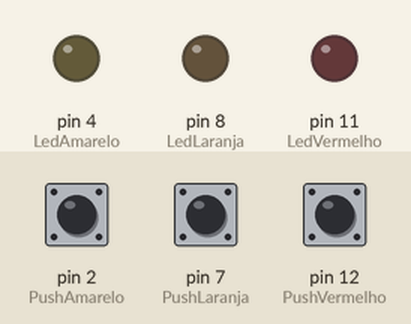
Bench run of a sketch on a simulated Arduino Uno, built with avr-gcc and run on an emulated ATmega328P. On the bench: output pins drawn as LEDs (lit = HIGH). The test bench sets the inputs (shaded band); at power-on: pin 2 (PushAmarelo) LOW, pin 7 (PushLaranja) LOW, pin 12 (PushVermelho) LOW.

Above: at 1.2 s.
1.3 s: pin 2 (PushAmarelo) pulled HIGH for 0.15 s
At 2.2 s:
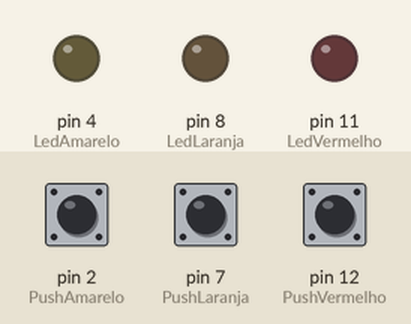
3.0 s: pin 7 (PushLaranja) pulled HIGH for 0.15 s
At 3.1 s:
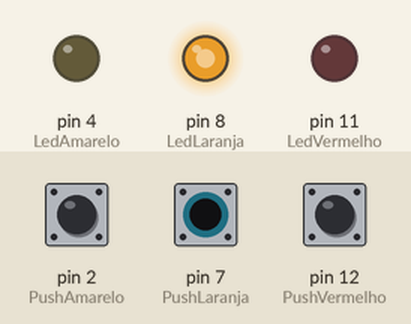
4.7 s: pin 12 (PushVermelho) pulled HIGH for 0.15 s
At 4.8 s:
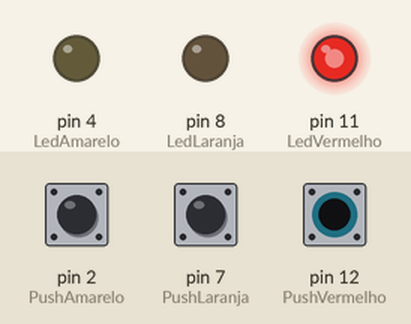
6.4 s: pin 2 (PushAmarelo) pulled HIGH for 1 s
At 7.2 s:
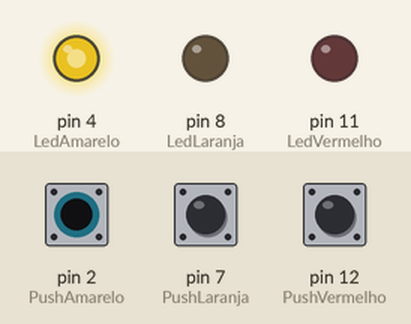
8.9 s: pin 2 (PushAmarelo) pulled HIGH for 3.2 s
At 13.0 s:
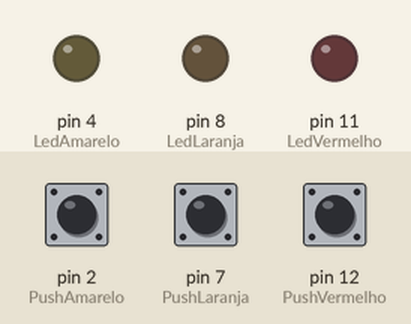
13.6 s: pin 7 (PushLaranja) pulled HIGH for 1 s
At 14.1 s:
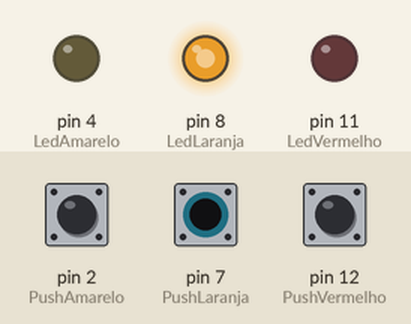
Timing chart, 0 to 16.6 s (numbered marks = the images above; inputs shaded):
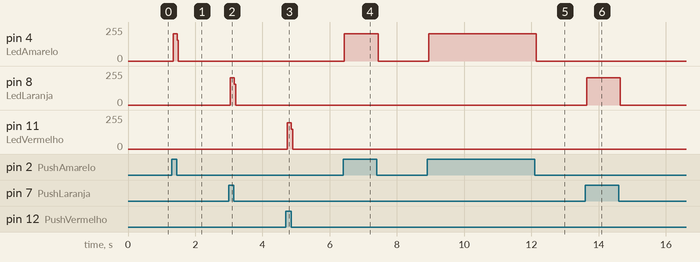

Measured:
- after the input at 1.3 s, pin 4 (LedAmarelo): 0/255 → 205/255 at once, → 0/255 0.12 s later
- after the input at 3.0 s, pin 8 (LedLaranja): 0/255 → 205/255 at once, → 0/255 0.12 s later
- after the input at 4.7 s, pin 11 (LedVermelho): 0/255 → 198/255 at once, → 0/255 0.12 s later
- after the input at 6.4 s, pin 4 (LedAmarelo): 0/255 → 205/255 at once, → 0/255 1.0 s later
- after the input at 8.9 s, pin 4 (LedAmarelo): 0/255 → 205/255 at once, → 0/255 3.2 s later
- after the input at 13.6 s, pin 8 (LedLaranja): 0/255 → 205/255 at once, → 0/255 1.0 s later

The sketch:

aulapush.ino
```cpp
int LedVermelho= 11;
int PushVermelho= 12;
int LedLaranja= 8;
int PushLaranja= 7;
int LedAmarelo= 4;
int PushAmarelo= 2;

void setup() {
  pinMode(LedVermelho, OUTPUT);
  pinMode(PushVermelho, INPUT);
  Serial.begin(9600);

   pinMode(LedLaranja, OUTPUT);
  pinMode(PushLaranja, INPUT);
  Serial.begin(9600);

   pinMode(LedAmarelo, OUTPUT);
  pinMode(PushAmarelo , INPUT);
  Serial.begin(9600);

}

void loop() {
  digitalWrite(LedLaranja,LOW);
 if(digitalRead(PushLaranja)==HIGH){
  digitalWrite(LedLaranja,HIGH); }
  else {digitalWrite(LedLaranja,LOW);}

   digitalWrite(LedVermelho,LOW);
 if(digitalRead(PushVermelho)==HIGH){
  digitalWrite(LedVermelho,HIGH); }
  else {digitalWrite(LedVermelho,LOW);}

   digitalWrite(LedAmarelo,LOW);
 if(digitalRead(PushAmarelo)==HIGH){
  digitalWrite(LedAmarelo,HIGH); }
  else {digitalWrite(LedAmarelo,LOW);}

}
```
